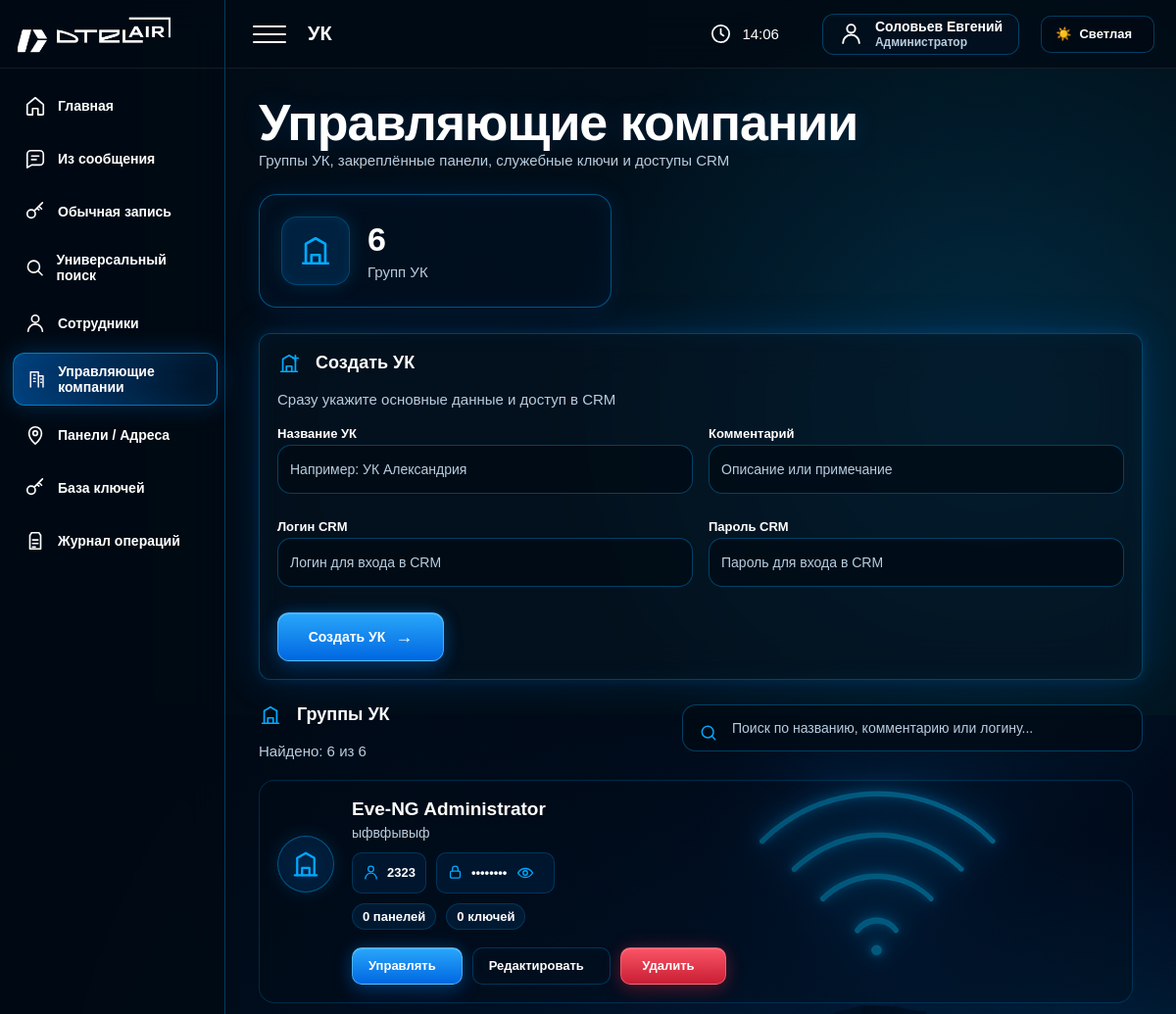
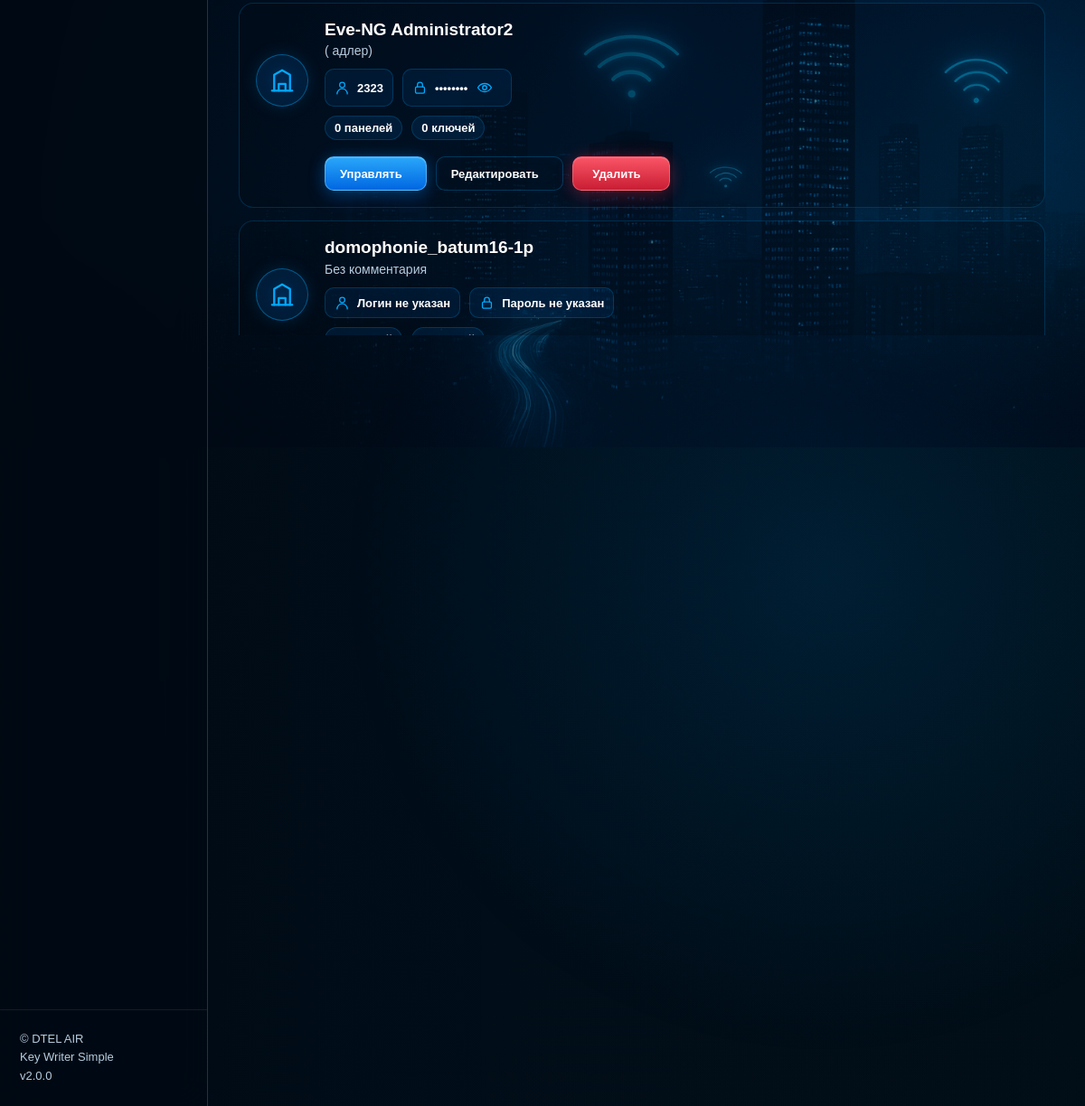
The app's page /uk (signed in) with its own data (2 pictures, top to bottom).
### tables this page shows
CREATE TABLE uk_groups (
            id INTEGER PRIMARY KEY AUTOINCREMENT,
            name TEXT UNIQUE NOT NULL,
            note TEXT DEFAULT ''
        , crm_login TEXT DEFAULT '', crm_password TEXT DEFAULT '');

### app/routers/uk.py (the view)
@router.get("/uk", response_class=HTMLResponse)
def uk_page(request: Request):
    groups = get_groups()
    return templates.TemplateResponse(
        "uk.html",
        {
            "request": request,
            "groups": groups,
        },
    )

### app/templates/uk.html (shortened to what this page needs)
{% extends 'base.html' %}
{% block page_name %}УК{% endblock %}
{% block content %}
<div class="uk-hero">
    <div>
        <h1>Управляющие компании</h1>
        <p class="subtitle">
            Группы УК, закреплённые панели, служебные ключи и доступы CRM
        </p>
    </div>
    <div class="uk-stat-card">
        <div class="uk-stat-icon">
            <svg viewBox="0 0 24 24">
                <path d="M3 21h18"/>
                <path d="M5 21V7l7-4 7 4v14"/>
                <path d="M9 21v-6h6v6"/>
            </svg>
        </div>
        <div>
            <b>{{ groups|length }}</b>
            <span>Групп УК</span>
        </div>
    </div>
</div>
<div class="panel uk-create-panel">
    <div class="panel-head">
        <div>
            <h2>
                <span class="title-svg-icon">
                    <svg viewBox="0 0 24 24">
                        <path d="M3 21h18"/>
                        <path d="M5 21V7l7-4 7 4v14"/>
                        <path d="M9 21v-6h6v6"/>
                        <path d="M19 3v6M16 6h6"/>
                    </svg>
                </span>
                Создать УК
            </h2>
            <p class="subtitle">
                Сразу укажите основные данные и доступ в CRM
            </p>
        </div>
    </div>
    <form method="post" action="/uk/group" class="uk-create-form">
        <div>
            <label>Название УК</label>
            <input
                name="name"
                placeholder="Например: УК Александрия"
                required
            >
        </div>
        <div>
            <label>Комментарий</label>
            <input
                name="note"
                placeholder="Описание или примечание"
            >
        </div>
        <div>
            <label>Логин CRM</label>
            <input
                name="crm_login"
                placeholder="Логин для входа в CRM"
                autocomplete="off"
            >
        </div>
        <div>
            <label>Пароль CRM</label>
            <input
                type="text"
                name="crm_password"
                placeholder="Пароль для входа в CRM"
                autocomplete="off"
            >
        </div>
        <button type="submit" class="btn">
            Создать УК
        </button>
    </form>
</div>
<div class="panel-list-head uk-list-head">
    <div>
        <h2>
            <span class="title-svg-icon">
                <svg viewBox="0 0 24 24">
                    <path d="M3 21h18"/>
                    <path d="M5 21V7l7-4 7 4v14"/>
                    <path d="M9 21v-6h6v6"/>
                </svg>
            </span>
            Группы УК
        </h2>
        <p class="subtitle">
            Найдено:
            <span id="ukFoundCount">{{ groups|length }}</span>
            из {{ groups|length }}
        </p>
    </div>
    <div class="uk-search-box">
        <svg viewBox="0 0 24 24">
            <circle cx="11" cy="11" r="7"/>
            <path d="m20 20-4-4"/>
        </svg>
        <input
            type="text"
            id="ukSearch"
            placeholder="Поиск по названию, комментарию или логину..."
            autocomplete="off"
        >
    </div>
</div>
    <div class="uk-cards uk-cards-scroll" id="ukCards">
        {% for g in groups %}
        <div class="uk-card">
            <div class="uk-card-icon">
                <svg viewBox="0 0 24 24">
                    <path d="M3 21h18"/>
                    <path d="M5 21V7l7-4 7 4v14"/>
                    <path d="M9 21v-6h6v6"/>
                </svg>
            </div>
            <div class="uk-card-main">
                <b>{{ g.name }}</b>
                <span>{{ g.note or 'Без комментария' }}</span>
                <div class="uk-crm-info">
                    <div class="uk-crm-value">
                        <svg viewBox="0 0 24 24">
                            <path d="M20 21a8 8 0 0 0-16 0"/>
                            <circle cx="12" cy="7" r="4"/>
                        </svg>
                        <span>
                            {{ g.crm_login or 'Логин не указан' }}
                        </span>
                    </div>
                    <div class="uk-crm-value">
                        <svg viewBox="0 0 24 24">
                            <rect x="5" y="10" width="14" height="10" rx="2"/>
                            <path d="M8 10V7a4 4 0 0 1 8 0v3"/>
                        </svg>
                        <span
                            class="uk-password-value"
                            data-password="{{ g.crm_password or '' }}"
                        >
                            {% if g.crm_password %}
                                ••••••••
                            {% else %}
                                Пароль не указан
                            {% endif %}
                        </span>
                        {% if g.crm_password %}
                        <button
                            type="button"
                            class="uk-password-toggle"
                            aria-label="Показать пароль"
                        >
                            <svg class="eye-show" viewBox="0 0 24 24">
                                <path d="M2 12s3.5-6 10-6 10 6 10 6-3.5 6-10 6S2 12 2 12"/>
                                <circle cx="12" cy="12" r="3"/>
                            </svg>
                        </button>
                        {% endif %}
                    </div>
                </div>
                <div class="uk-card-meta">
                    <span>{{ g.panels_count }} панелей</span>
                    <span>{{ g.keys_count }} ключей</span>
                </div>
            </div>
            <div class="uk-card-actions">
                <a
                    href="/uk/{{ g.id }}"
                    class="btn btn-small"
                >
                    Управлять
                </a>
                <button
                    type="button"
                    class="btn btn-small btn-ghost"
                    data-open-uk-edit="{{ g.id }}"
                >
                    Редактировать
                </button>
                <form
                    method="post"
                    action="/uk/delete"
                    onsubmit="return confirm('Удалить УК «{{ g.name }}»?')"
                >
                    <button
                        type="submit"
                        class="danger-btn btn-small"
                    >
                        Удалить
                    </button>
                </form>
            </div>
        </div>
        {% else %}
        <div class="uk-empty-state">
            <h3>Управляющие компании пока не созданы</h3>
            <p>Заполните форму выше, чтобы добавить первую УК.</p>
        </div>
        {% endfor %}
    </div>
</div>
{% endblock %}

### app/static/css/base.css (style rules this page uses)
* { box-sizing: border-box; }
:root { --sidebar-width: 230px; --bg-color: #02111a; --text: #ffffff; --text-strong: #ffffff; --muted: #b8cde0; --panel: rgba(6, 20, 34, 0.58); --panel-strong: rgba(0, 10, 20, 0.72); --line: rgba(0, 170, 255, 0.32); --line-soft: rgba(0, 170, 255, 0.20); --soft: rgba(255, 255, 255, 0.08); --blue: #00aaff; --blue-2: #0b8fff; --green: #2cff9a; --red: #ff4a5f; --yellow: #ffc400; --field-bg: rgba(0, 10, 20, 0.72); --field-text: #ffffff; --field-border: rgba(0, 170, 255, 0.34); --hover-bg: rgba(0, 170, 255, 0.08); --hover-text: #ffffff; --shadow-panel: inset 0 0 24px rgba(0,170,255,.05), 0 0 14px rgba(0,170,255,.12), 0 0 42px rgba(0,120,255,.18); }
html, body { margin: 0; min-height: 100%; font-family: Arial, Helvetica, sans-serif; color: var(--text); background: linear-gradient( 90deg, rgba(0, 8, 17, 0.90) 0%, rgba(0, 12, 25, 0.62) 34%, rgba(0, 12, 25, 0.25) 66%, rgba(0, 12, 25, 0.04) 100% ), linear-gradient( 180deg, rgba(0, 8, 17, 0.08), rgba(0, 8, 17, 0.35) ), url("/static/img/hero.png") right center / contain fixed no-repeat; background-color: var(--bg-color); }
body::before { content: ""; position: fixed; inset: 0; pointer-events: none; background: radial-gradient(circle at 84% 18%, rgba(0, 170, 255, 0.18), transparent 22%), radial-gradient(circle at 76% 74%, rgba(0, 150, 255, 0.12), transparent 28%), radial-gradient(circle at 95% 52%, rgba(0, 190, 255, 0.08), transparent 20%); z-index: 0; }
h1 { margin: 0 0 10px; color: var(--text-strong); font-size: 40px; line-height: 1.05; font-weight: 900; letter-spacing: -1px; text-shadow: 0 0 24px rgba(0, 140, 255, 0.16); }
h2 { margin: 0 0 14px; color: var(--text-strong); font-size: 18px; }
p { margin: 0; }
.subtitle { margin: 0; color: var(--muted); font-size: 15px; line-height: 1.45; }

### app/static/css/components.css (style rules this page uses)
.panel, .card { background: var(--panel); color: var(--text); border: 1px solid var(--line); border-radius: 12px; backdrop-filter: blur(22px); box-shadow: var(--shadow-panel); transition: 0.22s; }
.panel { padding: 18px; }
.btn, button, input[type="submit"] { min-height: 42px; display: inline-flex; align-items: center; justify-content: center; gap: 10px; padding: 0 22px; color: #ffffff; background: linear-gradient(180deg, rgba(42, 170, 255, 0.98), rgba(0, 105, 230, 0.98)); border: 1px solid rgba(120, 215, 255, 0.55); border-radius: 12px; font-size: 14px; font-weight: 900; text-decoration: none; cursor: pointer; box-shadow: inset 0 1px 0 rgba(255, 255, 255, 0.22), 0 8px 20px rgba(0, 100, 220, 0.24), 0 0 18px rgba(0, 170, 255, 0.22); transition: transform .18s, background .18s, box-shadow .18s, border-color .18s; }
.btn::after { content: "→"; font-size: 18px; line-height: 1; }
.btn-small { min-height: 36px; height: 36px; padding: 0 16px; border-radius: 10px; font-size: 13px; }
.btn-small::after { content: ""; }
.btn-ghost { color: var(--text); background: rgba(0, 18, 34, 0.35); border: 1px solid rgba(0, 170, 255, 0.26); box-shadow: inset 0 0 14px rgba(0, 170, 255, 0.035); }
.danger-btn { color: #ffffff; background: linear-gradient(180deg, rgba(255, 86, 105, 0.98), rgba(205, 30, 52, 0.98)); border-color: rgba(255, 120, 135, 0.58); box-shadow: inset 0 1px 0 rgba(255, 255, 255, 0.18), 0 8px 20px rgba(180, 20, 40, 0.22), 0 0 18px rgba(255, 70, 95, 0.22); }
.panel-head, .panel-list-head, .panels-head { display: flex; align-items: flex-start; justify-content: space-between; gap: 18px; flex-wrap: wrap; margin-bottom: 16px; }

### app/static/css/forms.css (style rules this page uses)
label { display: block; margin-bottom: 4px; color: var(--text-strong); font-size: 13px; font-weight: 800; }
input, textarea, select { width: 100%; min-height: 38px; margin-bottom: 10px; padding: 8px 12px; border-radius: 10px; outline: none; color: var(--field-text); background: var(--field-bg); border: 1px solid var(--field-border); font-size: 14px; transition: background .2s, color .2s, border-color .2s, box-shadow .2s; }
input::placeholder, textarea::placeholder { color: var(--muted); }

### app/static/css/pages/employees.css (style rules this page uses)
.title-svg-icon { width: 24px; height: 24px; display: inline-flex; align-items: center; justify-content: center; margin-right: 10px; color: var(--blue); vertical-align: middle; }
.title-svg-icon svg { width: 22px; height: 22px; fill: none; stroke: currentColor; stroke-width: 1.9; stroke-linecap: round; stroke-linejoin: round; }

### records on screen
uk_groups: name "Eve-NG Administrator", note "ыфвфывыф", crm_login "2323", panels_count "0", keys_count "0"
uk_groups: name "Eve-NG Administrator2", note "( адлер)", crm_login "2323", panels_count "0", keys_count "0"
uk_groups: name "domophonie_batum16-1p", note "Без комментария", crm_login "Логин не указан", crm_password "Пароль не указан"

### other values on screen
{{ current_user(request)["full_name"] }} "Соловьев Евгений"
{{ groups|length }} "6"
